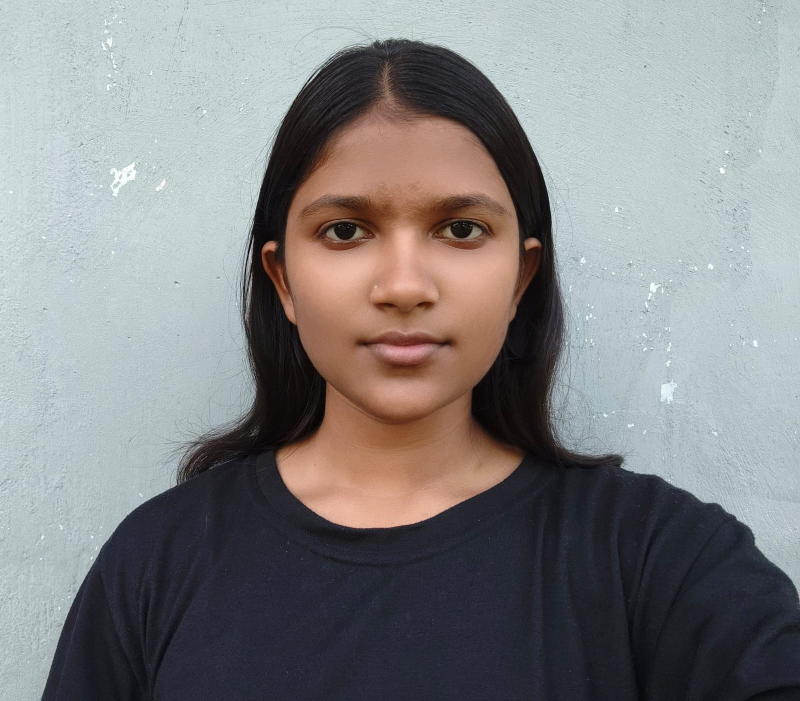
#> input picture Image processing lab/166fbd6e483c4e439a90ff0356cd5b5a_template.jpeg, 1600 x 1402 px (shown at 1/2 size)
$ python -i processing.py   (imports and definitions only)   (older library calls are emulated)
#> lines starting #> are read from the running program, lines starting #| are printed output that depends on the picture; after the words box and inside, x2 and y2 are one past the last pixel; in counts of white or black regions, pixels touching at a corner belong together
#> further down, picture is the input picture: shape (1402, 1600, 3); mean B, G, R 132.5, 131.7, 131.6

import cv2
import numpy as np
from pathlib import Path

ALLOWED = {".jpg", ".jpeg", ".png", ".webp"}

# [205 lines left out: functions read_image, save_image, binary, convert, arithmetic, bitwise and 6 more, not called in this run]

def object_analysis(img):
    gray = cv2.cvtColor(img, cv2.COLOR_BGR2GRAY) if len(img.shape)==3 else img
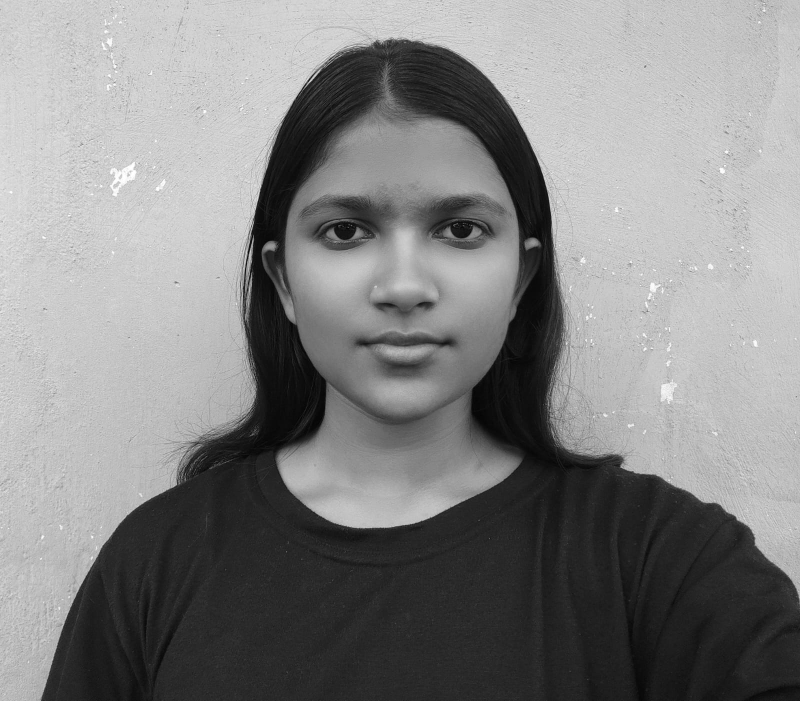
#> gray: shape (1402, 1600) (shown at 1/2 size); min 0, max 255, mean 131.8
    _, bw = cv2.threshold(gray, 127, 255, cv2.THRESH_BINARY)
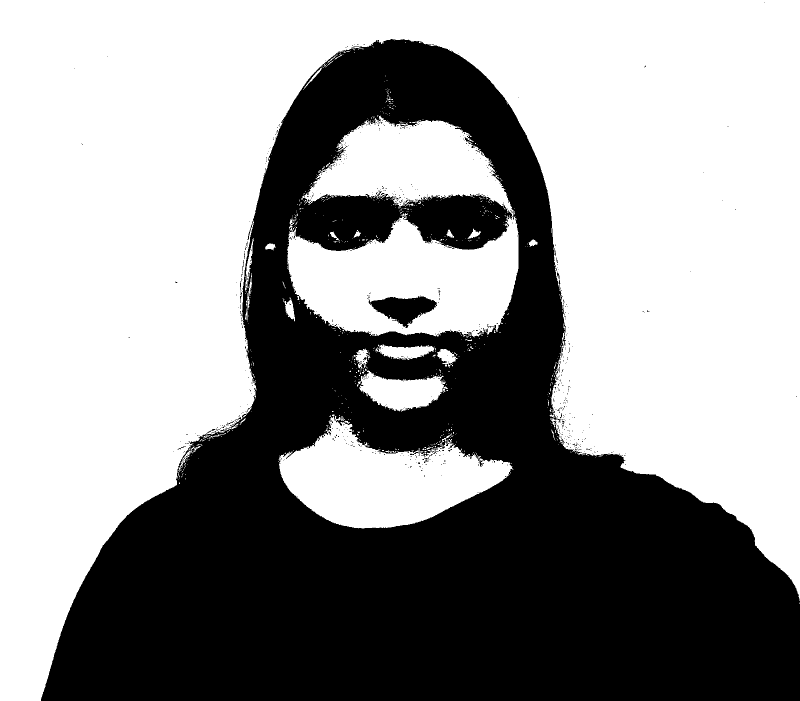
#> bw: shape (1402, 1600) (shown at 1/2 size); 59.1% white; 689 black regions (673 under 20 px)
    contours, _ = cv2.findContours(bw, cv2.RETR_EXTERNAL, cv2.CHAIN_APPROX_SIMPLE)
#> contours = 645 contours, 620 with area under 20; largest, box (x1, y1, x2, y2) and area: (0, 0, 1600, 1402) 1128401, (574, 231, 1037, 675) 123242, (557, 832, 1027, 1057) 57333, (714, 741, 891, 823) 8275, (757, 688, 868, 720) 2022
    areas = sorted([float(cv2.contourArea(c)) for c in contours if cv2.contourArea(c) > 0], reverse=True)
#> areas = 227 values, max 1128401 at index 0, min 0.5 at index 192, mean 5829.8
    return {"objects": len(areas), "areas": areas[:20], "contours": len(contours)}

# [105 lines left out: functions correlation_detect, color_space, edge_detect, not called in this run]

>>> import cv2
>>> picture = cv2.imread('Image processing lab/166fbd6e483c4e439a90ff0356cd5b5a_template.jpeg')
>>> result = object_analysis(picture)
#> result = {'objects': 227, 'areas': [1128401, 123242, 57333, 8275, 2022, 716, 561, 454.5, 418.5, 184, 161.5, 160.5, 133.5, 129.5, 117, 100, 87, 77.5, 67, 39], 'contours': 645}
